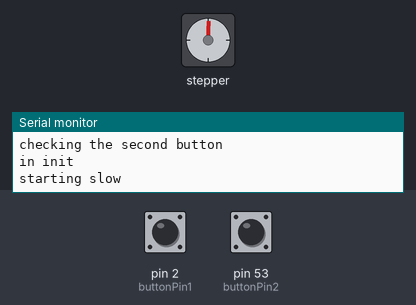
Recording of a sketch running on a simulated Arduino Mega 2560, built with avr-gcc and run on an emulated ATmega2560. On the bench: stepper motor, the last lines printed to the serial monitor. The test bench sets the inputs (shaded band); at power-on: pin 2 (buttonPin1) LOW, pin 53 (buttonPin2) LOW. Stepper angles assume 2048 steps per turn.

Above: at 1.2 s.
1.3 s: pin 2 (buttonPin1) pulled HIGH for 0.15 s
4.3 s: pin 2 (buttonPin1) pulled HIGH for 1 s
At 4.74 s:
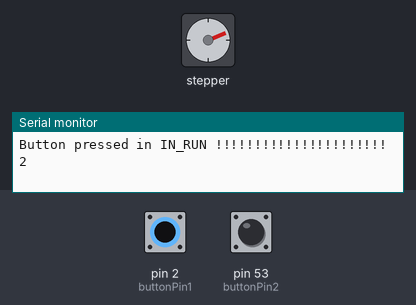
7.3 s: pin 53 (buttonPin2) pulled HIGH for 0.15 s
At 8.5 s:
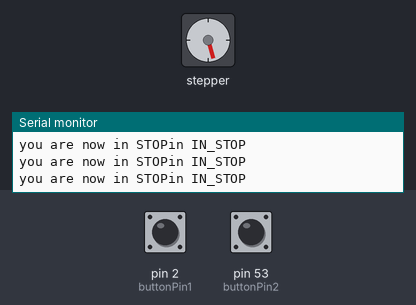
8.9 s: pin 53 (buttonPin2) pulled HIGH for 1 s
At 12.67 s:
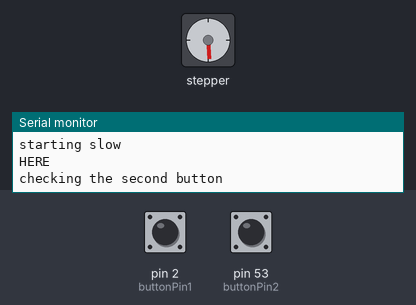
12.9 s: pin 2 (buttonPin1) pulled HIGH for 0.15 s
At 13.8 s:
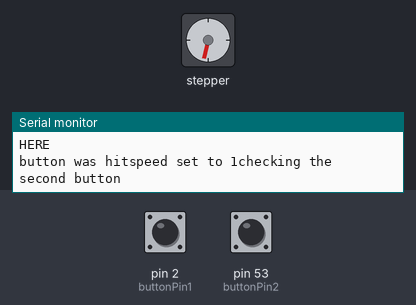
15.9 s: pin 2 (buttonPin1) pulsed HIGH 5 times (0.12 s each, 0.3 s apart)
Timing chart, 0 to 19.9 s (numbered marks = the images above; inputs shaded):
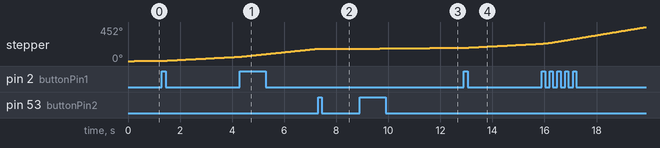

The sketch:

533Proj2.ino
```cpp
#include <Stepper.h>
#include <stdbool.h>
const int buttonPin1 = 2;
const int buttonPin2 = 53;
const int stepsPerRevol = 64;
bool sSet = false;
bool motorSet = false;


int speedArr[] = {30, 100, 200, 330};
int speedIndex = 0;

Stepper myStepper(stepsPerRevol, 4, 5, 6, 7);

void setup() {
  // put your setup code here, to run once:
  pinMode(buttonPin1, INPUT);
  pinMode(buttonPin2, INPUT);
  Serial.begin(9600);
}


typedef enum fsaState {
  INIT,
  IN_RUN,
  IN_STOP,
} state;


void initExecute(int currSpeed, bool sSet) {

  if (sSet) {
    myStepper.setSpeed(currSpeed);
    myStepper.step(1);

  } else {
    Serial.print("starting slow\n");
    myStepper.setSpeed(speedArr[0]);
    myStepper.step(1);
    speedIndex = 0;

  }
}


void inrunExecute(int cVelocity) {

  if (sSet == false) {
    if (speedIndex >= 3) {
      //nothing maxspeed reached
      Serial.print("MAX SPEED REACHED");
    } else {

      myStepper.setSpeed(speedArr[speedIndex]);
      myStepper.step(1);
      speedIndex++;
      Serial.print("\n");
      Serial.print(speedIndex);
      //delay the button presses
      //delay(1000);


    }


  } else {
    int currVelocityIndex = getCurrVelocity(cVelocity);
    if (  currVelocityIndex < 3 ) {
      myStepper.setSpeed(speedArr[currVelocityIndex + 1]);
      myStepper.step(1);
    } else {
      // nothing max speed reached
    }

  }
}


// return the index of the spped
int getCurrVelocity(int cVelocity) {
  int j;
  for (j = 0; j <= 3; j++) {
    if (cVelocity == speedArr[j]) {
      return j;
    }
  }
}


void loop() {

  int currVelocity = 0;
  int motorSpeed = 0;
  state currState;

  // button states for input1
  int buttonState = 0;
  int prevButtonState = 0;

  // button states for input2
  int buttonState2 = 0;
  int prevButtonState2 = 0;


  bool speedSet = false;

  currState = INIT;
  while (1) {

    switch (currState) {

      case INIT: Serial.print("in init\n");
        initExecute(currVelocity, sSet);
        motorSet = true;
        Serial.print("HERE\n");


        buttonState = digitalRead(buttonPin1);

        if (buttonState != prevButtonState) {
          Serial.print("button was hit");
          currState = IN_RUN;

          if (sSet) {
            int currVelocityIndex = getCurrVelocity(currVelocity);
            if (  currVelocityIndex < 3 ) {
              myStepper.setSpeed(speedArr[currVelocityIndex + 1]);
              myStepper.step(1);
            } else {
              // nothing max speed reached
            }
          } else {

            speedIndex = 1;
            Serial.print("speed set to 1");
          }
        }
        prevButtonState = buttonState;

 Serial.print("checking the second button\n");
        buttonState2 = digitalRead(buttonPin2);
        if (buttonState2 != prevButtonState2) {
          // if speed isnt set
          if (buttonState2 == HIGH) {
            // save cutr velocity and go to next state
            currVelocity = speedArr[speedIndex];
            currState = IN_STOP;

          }
        } else {

        }
        prevButtonState2 = buttonState2;


        break;
      case IN_RUN: //Serial.print("in IN_RUN\n");

        buttonState = digitalRead(buttonPin1);
        if (buttonState != prevButtonState) {
          // if speed isnt set
          if (buttonState == HIGH) {
            Serial.print("Button pressed in IN_RUN !!!!!!!!!!!!!!!!!!!!!!\n");
            inrunExecute(currVelocity);
          }
        } else {
          myStepper.setSpeed(speedArr[speedIndex]);
          myStepper.step(1);
        }
        prevButtonState = buttonState;


        buttonState2 = digitalRead(buttonPin2);
        if (buttonState2 != prevButtonState2) {
          // if speed isnt set
          if (buttonState2 == HIGH) {
            // save cutr velocity and go to next state
            currVelocity = speedArr[speedIndex];
            motorSet = false;
            sSet = true;
            currState = IN_STOP;

          }
        } else {

        }
        prevButtonState2 = buttonState2;


        break;
      case IN_STOP: Serial.print("in IN_STOP\n");

        Serial.print("you are now in STOP");

            if(motorSet == false) {

         buttonState2 = digitalRead(buttonPin2);
        if (buttonState2 != prevButtonState2) {
          // if speed isnt set
          if (buttonState2 == HIGH) {
            // save cutr velocity and go to next state
            currVelocity = 0;
            sSet = false;
            currState = INIT;

          }
        } else {

        }
        prevButtonState2 = buttonState2;

            }


        buttonState = digitalRead(buttonPin1);
        if (buttonState != prevButtonState) {
          // if speed isnt set
          if (buttonState == HIGH) {
            // save cutr velocity and go to next state
            currState = INIT;

          }
        } else {

        }
        prevButtonState = buttonState;


        break;

    }


  }


}
```

Measured:
- after the input at 7.3 s, stepper: stops changing and stays 164°
- after the input at 8.9 s, stepper: keeps turning clockwise at about 3°/s, starting after 0.10 s
